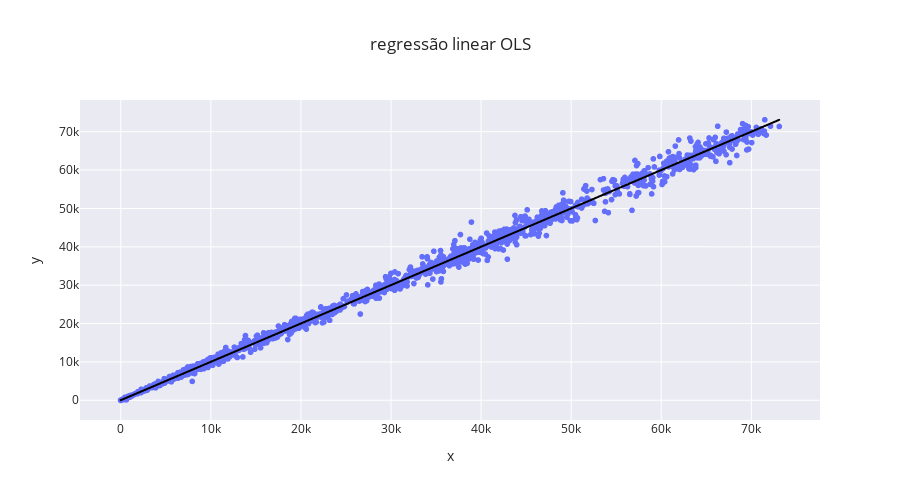

Notebook cell for this chart:
### Code cell
dispersion_map(compare_df, compare_df["BTC_Close"], compare_df["Bitcoin_USD"])

### Figure 1 — Plotly figure (JSON) as saved in the notebook; plotly's stock layout.template omitted (floating-point values rounded to 4 significant figures; data arrays with more than 128 entries replaced by an {"elided": "..."} marker saying what was removed)
{"data": [{"hovertemplate": "x=%{x}<br>y=%{y}<extra></extra>", "legendgroup": "", "marker": {"color": "#636efa", "symbol": "circle"}, "mode": "markers", "name": "", "showlegend": false, "type": "scattergl", "x": {"elided": "4961 float values"}, "xaxis": "x", "y": {"elided": "4961 float values"}, "yaxis": "y"}, {"hovertemplate": "<b>OLS trendline</b><br>y = 0.999894 * x + 16.7313<br>R<sup>2</sup>=0.998300<br><br>x=%{x}<br>y=%{y} <b>(trend)</b><extra></extra>", "legendgroup": "", "line": {"color": "black"}, "marker": {"color": "#636efa", "symbol": "circle"}, "mode": "lines", "name": "", "showlegend": false, "type": "scattergl", "x": {"elided": "4961 float values"}, "xaxis": "x", "y": {"elided": "4961 float values"}, "yaxis": "y"}], "layout": {"height": 500, "legend": {"tracegroupgap": 0}, "title": {"text": "regressão linear OLS"}, "width": 900, "xaxis": {"anchor": "y", "domain": [0, 1], "title": {"text": "x"}}, "yaxis": {"anchor": "x", "domain": [0, 1], "title": {"text": "y"}}}}
